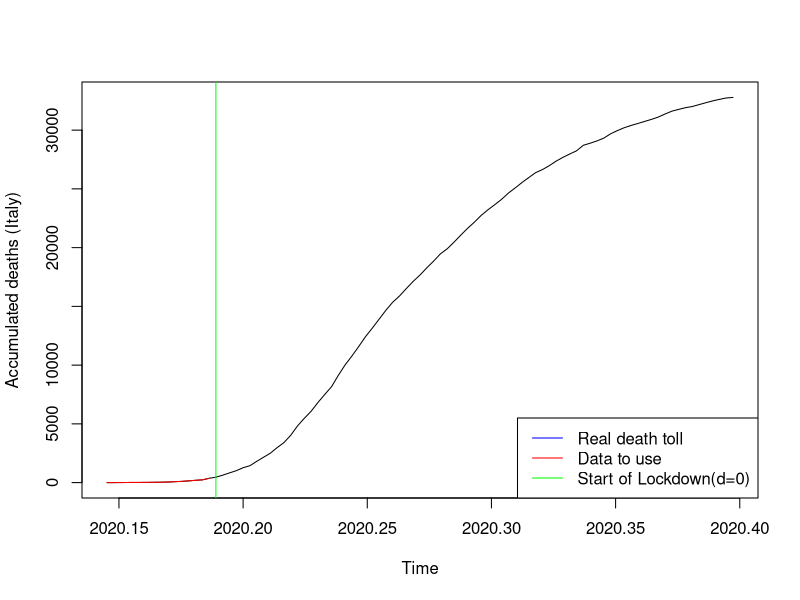
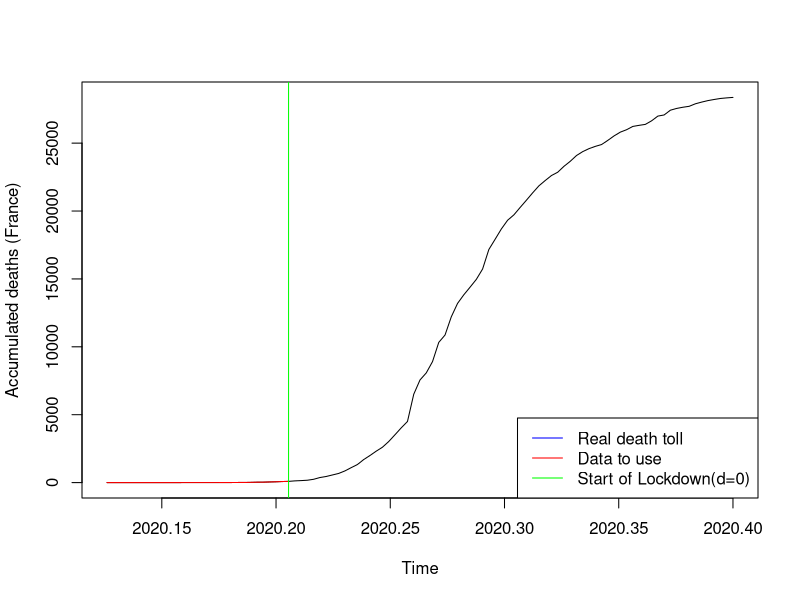
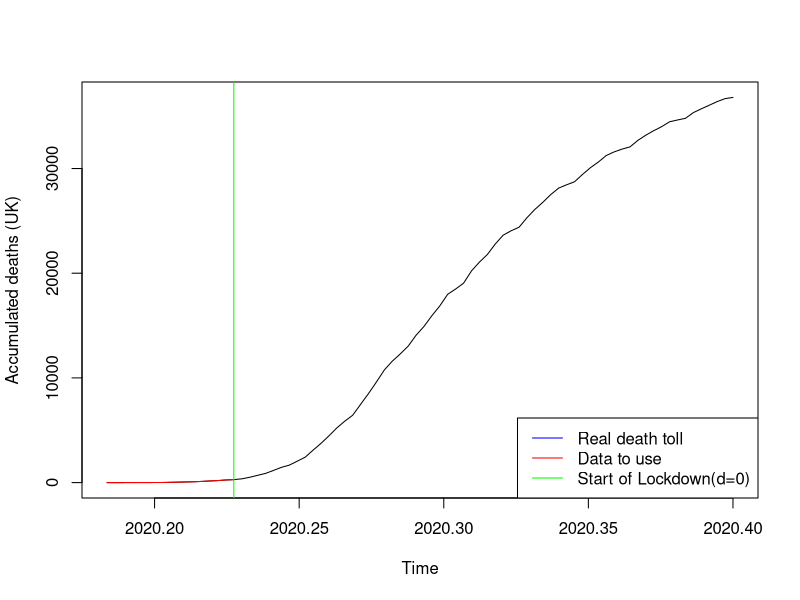
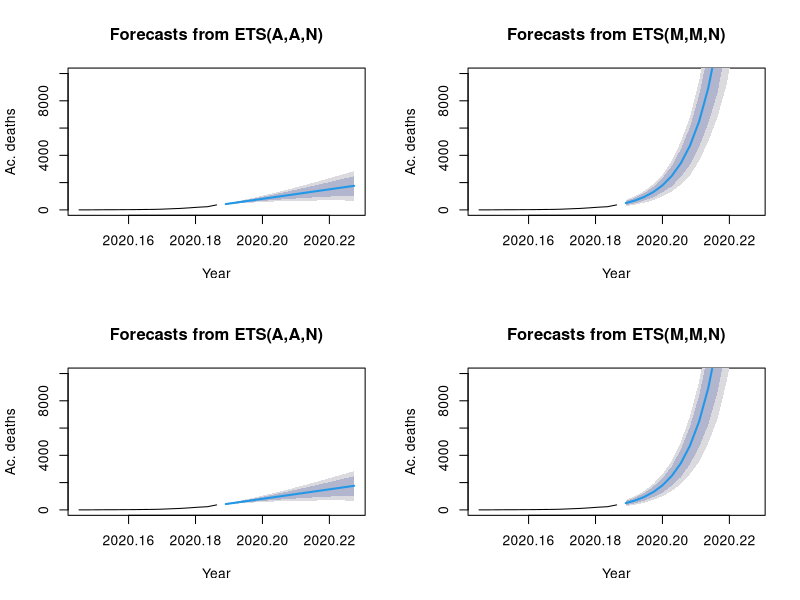
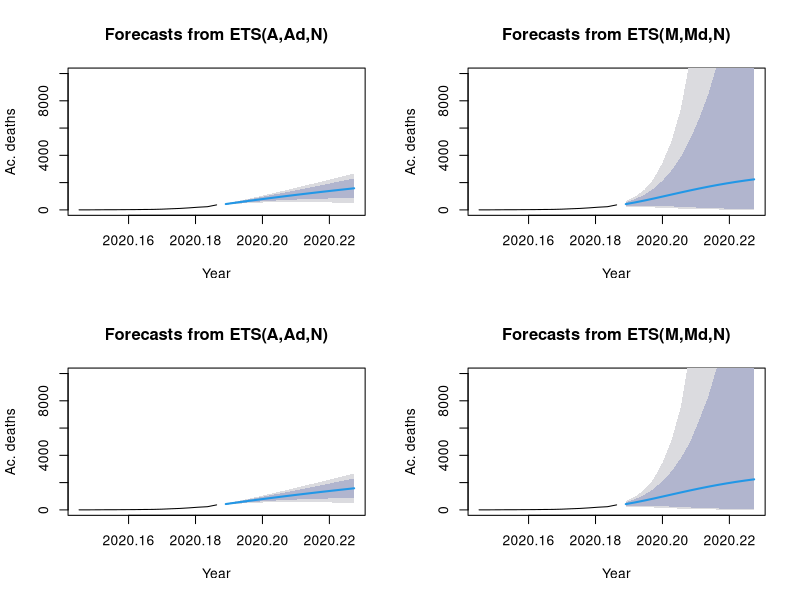
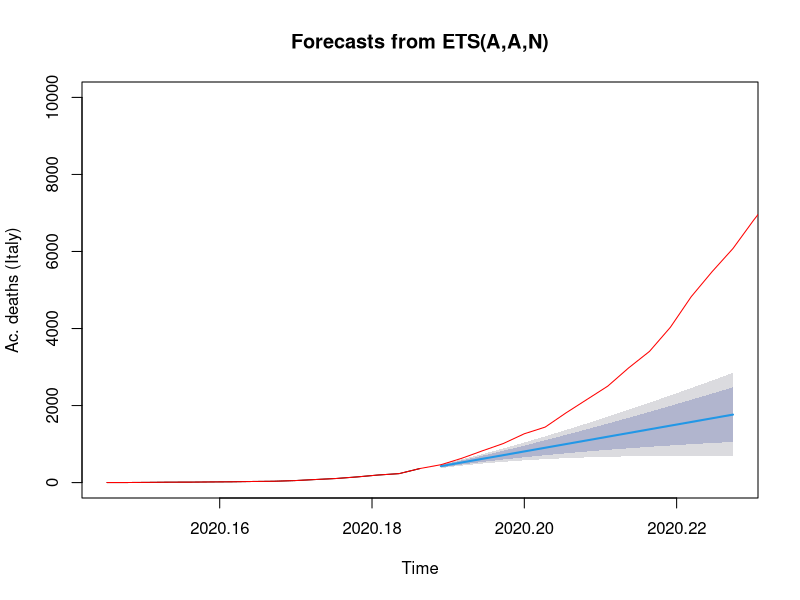
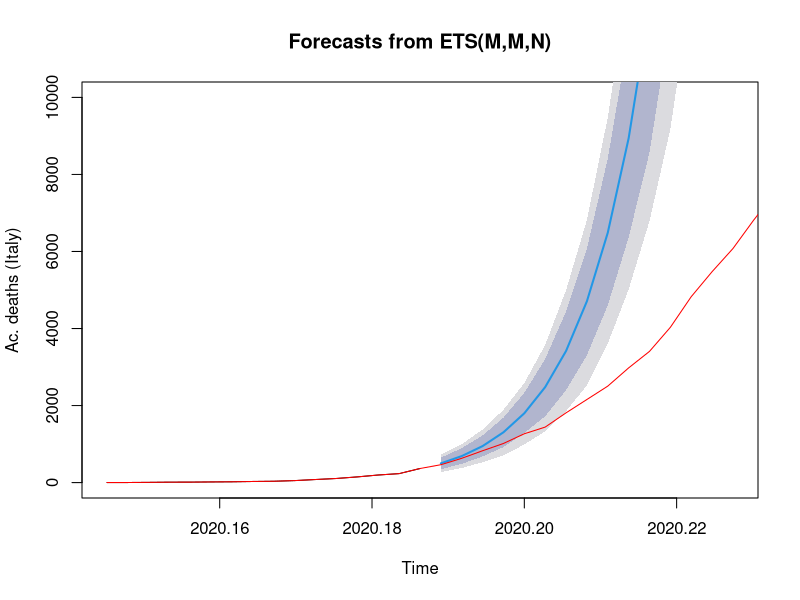
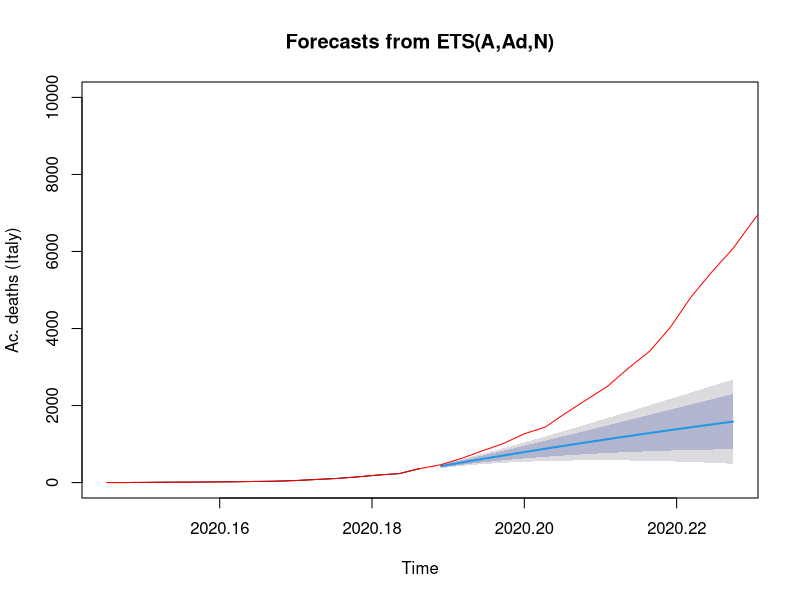

Recreate these plots in R, in order. (Note: a time limit stopped this script after it produced the figures.)
## ---- chunk 1
covid_data <- read.csv("COVID_data_v3.csv", header=TRUE, sep=",")
#ProjectData <- data.matrix(ProjectData) 
#ProjectData_INITIAL <- ProjectData
## ---- chunk 2
t0_IT=2020+53/365 #day of first casualty
P=15 #predicted days
cIT2_0 <- ts((covid_data$Cdeaths_IT[54:69]),start=t0_IT, frequency=365) #t=0 @ day69. +14d #before it was starting at 45
cIT3 <- ts((covid_data$Cdeaths_IT[54:146]),start=t0_IT, frequency=365)

plot(cIT3, xlab="Time", ylab="Accumulated deaths (Italy)")
lines(cIT2_0, col="red")
abline(v=2020+69/365, col="green")
legend("bottomright", legend=c("Real death toll","Data to use", "Start of Lockdown(d=0)"), col=c("blue", "red","green"), lty=1)
## ---- chunk 3
#French Data
t0_FR <- 2020+46/365
cFRA2_0 <- ts(covid_data$Cdeaths_FRA[46:75],start=t0_FR, frequency=365) #t=0 @ day75, March 15th #before it was starting at 45
cFRA3 <- ts(covid_data$Cdeaths_FRA[46:146],start=t0_FR, frequency=365)

plot(cFRA3, xlab="Time", ylab="Accumulated deaths (France)")
lines(cFRA2_0, col="red")
abline(v=2020+75/365, col="green")
legend("bottomright", legend=c("Real death toll","Data to use", "Start of Lockdown(d=0)"), col=c("blue", "red","green"), lty=1)
## ---- chunk 4
#UK Data

t0_UK=2020+67/365
cUK2_0 <- ts(covid_data$Cdeaths_UK[67:83],start=t0_UK, frequency=365) #t=0 @ day83. +0d
cUK3 <- ts(covid_data$Cdeaths_UK[67:146],start=t0_UK, frequency=365)

plot(cUK3, xlab="Time", ylab="Accumulated deaths (UK)")
lines(cUK2_0, col="red")
abline(v=2020+83/365, col="green")
legend("bottomright", legend=c("Real death toll","Data to use", "Start of Lockdown(d=0)"), col=c("blue", "red","green"), lty=1)


## ---- chunk 5
library(forecast)
#Italy
cIT2_0_AAN <- ets(cIT2_0, model="AAN", damped=FALSE)
cIT2_0_AAZ <- ets(cIT2_0, model="AAZ", damped=FALSE)
cIT2_0_MMN <- ets(cIT2_0, model="MMN", damped=FALSE)
cIT2_0_MMZ <- ets(cIT2_0, model="MMZ", damped=FALSE)

cIT2_0_AAND <- ets(cIT2_0, model="AAN", damped=TRUE)
cIT2_0_AAZD <- ets(cIT2_0, model="AAZ", damped=TRUE)
cIT2_0_MMND <- ets(cIT2_0, model="MMN", damped=TRUE)
cIT2_0_MMZD <- ets(cIT2_0, model="MMZ", damped=TRUE)


# Create their prediction "cones" for 360 months (30 years) into the future with quintile confidence intervals
## ---- chunk 6
cIT2_0_AAN_pred <- forecast(cIT2_0_AAN, h=P, level=c(0.8, 0.95))
cIT2_0_AAZ_pred <- forecast(cIT2_0_AAZ, h=P, level=c(0.8, 0.95))
cIT2_0_MMN_pred <- forecast(cIT2_0_MMN, h=P, level=c(0.8, 0.95))
cIT2_0_MMZ_pred <- forecast(cIT2_0_MMZ, h=P, level=c(0.8, 0.95))

cIT2_0_AAND_pred <- forecast(cIT2_0_AAND, h=P, level=c(0.8, 0.95))
cIT2_0_AAZD_pred <- forecast(cIT2_0_AAZD, h=P, level=c(0.8, 0.95))
cIT2_0_MMND_pred <- forecast(cIT2_0_MMND, h=P, level=c(0.8, 0.95))
cIT2_0_MMZD_pred <- forecast(cIT2_0_MMZD, h=P, level=c(0.8, 0.95))
## ---- chunk 7
cIT2_0_tbats <- tbats(cIT2_0)
cIT2_0_tbats_pred <-forecast(cIT2_0_tbats, h=30, level=c(0.8, 0.95))
## ---- chunk 8
cIT2_0_ARIMA <- auto.arima(cIT2_0,seasonal=FALSE)
cIT2_0_ARIMA_pred <- forecast(cIT2_0_ARIMA,P)
## ---- chunk 9
par(mfrow=c(2,2)) # This command sets the plot window to show 1 row of 4 plots
plot(cIT2_0_AAN_pred, xlab="Year", ylab="Ac. deaths", ylim=c(0,10000))
plot(cIT2_0_MMN_pred, xlab="Year", ylab="Ac. deaths", ylim=c(0,10000))
plot(cIT2_0_AAZ_pred, xlab="Year", ylab="Ac. deaths", ylim=c(0,10000))
plot(cIT2_0_MMZ_pred, xlab="Year", ylab="Ac. deaths", ylim=c(0,10000))

par(mfrow=c(2,2)) # This command sets the plot window to show 1 row of 4 plots
plot(cIT2_0_AAND_pred, xlab="Year", ylab="Ac. deaths", ylim=c(0,10000))
plot(cIT2_0_MMND_pred, xlab="Year", ylab="Ac. deaths", ylim=c(0,10000))
plot(cIT2_0_AAZD_pred, xlab="Year", ylab="Ac. deaths", ylim=c(0,10000))
plot(cIT2_0_MMZD_pred, xlab="Year", ylab="Ac. deaths", ylim=c(0,10000))
## ---- chunk 10
par(mfrow=c(1,1)) # This command sets the plot window to show 1 row of 1 plots
plot(cIT2_0_AAN_pred, xlab="Time", ylab="Ac. deaths (Italy)", ylim=c(0,10000))
lines(cIT3, col="red")

par(mfrow=c(1,1)) # This command sets the plot window to show 1 row of 1 plots
plot(cIT2_0_MMN_pred, xlab="Time", ylab="Ac. deaths (Italy)", ylim=c(0,10000))
lines(cIT3, col="red")

par(mfrow=c(1,1)) # This command sets the plot window to show 1 row of 1 plots
plot(cIT2_0_AAND_pred, xlab="Time", ylab="Ac. deaths (Italy)", ylim=c(0,10000))
lines(cIT3, col="red")

par(mfrow=c(1,1)) # This command sets the plot window to show 1 row of 1 plots
plot(cIT2_0_MMND_pred, xlab="Time", ylab="Ac. deaths (Italy)", ylim=c(0,10000))
lines(cIT3, col="red")
## ---- chunk 11
par(mfrow=c(1,1)) # This command sets the plot window to show 1 row of 1 plots
plot(cIT2_0_tbats_pred, xlab="Time", ylab="Ac. deaths (Italy)")
lines(cIT3, col="red")
## ---- chunk 12
par(mfrow=c(1,1)) # This command sets the plot window to show 1 row of 1 plots
plot(cIT2_0_ARIMA_pred, xlab="Time", ylab="Ac. deaths (Italy)")
lines(cIT3, col="red")


## ---- chunk 13
###
### Comparing models -- Time series Cross Validation (Rolling Horizon Holdout)
###

f_AANF  <- function(y, h) forecast(ets(y, model="AAN"), h = h)
errors_AANF <- tsCV(cIT2_0, f_AANF, h=1, window=15)

f_MMNF<- function(y, h) forecast(ets(y, model="MMN"), h = h)
errors_MMNF <- tsCV(cIT2_0, f_MMNF, h=1, window=15)

f_AAND  <- function(y, h) forecast(ets(y, model="AAN", damped=TRUE), h = h)
errors_AAND <- tsCV(cIT2_0, f_AAND, h=1, window=15)

f_MMND  <- function(y, h) forecast(ets(y, model="MMN", damped=TRUE), h = h)
errors_MMND <- tsCV(cIT2_0, f_MMND, h=1, window=15)

f_TBATS  <- function(y, h) forecast(tbats(y), h = h)
errors_TBATS <- tsCV(cIT2_0, f_TBATS, h=1, window=15)

f_ARIMA  <- function(y, h) forecast(auto.arima(y), h = h)
errors_ARIMA <- tsCV(cIT2_0, f_ARIMA, h=1, window=15)


#par(mfrow=c(1,1)) 
#plot(errors_AANF, ylab='tsCV errors')
#abline(0,0)
#lines(errors_MMNF, col="red")
#lines(errors_AAND, col="green")
#lines(errors_MMND, col="blue")
#lines(errors_TBATS, col="grey")
#lines(errors_ARIMA, col="orange")
#legend("left", legend=c("CV_error_AANF", "CV_error_MMNF","CV_error_AAND","CV_error_MMND", "CV_error_TBATS", "CV_error_ARIMA"), #col=c("black", "red", "green", "blue", "grey", "orange"), lty=1:4)
## ---- chunk 14
mean(abs(errors_AANF/cIT2_0), na.rm=TRUE)*100
mean(abs(errors_MMNF/cIT2_0), na.rm=TRUE)*100
mean(abs(errors_AAND/cIT2_0), na.rm=TRUE)*100
mean(abs(errors_MMND/cIT2_0), na.rm=TRUE)*100
mean(abs(errors_TBATS/cIT2_0), na.rm=TRUE)*100
mean(abs(errors_ARIMA/cIT2_0), na.rm=TRUE)*100

## ---- chunk 15
par(mfrow=c(1,1)) # This command sets the plot window to show 1 row of 1 plots
plot(cIT2_0_MMN_pred, xlab="Time", ylab="Ac. deaths (Italy)", ylim=c(0,10000))
lines(cIT3, col="red")
## ---- chunk 16
library(forecast)
#Italy
cFRA2_0_AAN <- ets(cFRA2_0, model="AAN", damped=FALSE)
cFRA2_0_AAZ <- ets(cFRA2_0, model="AAZ", damped=FALSE)
cFRA2_0_MMN <- ets(cFRA2_0, model="MMN", damped=FALSE)
cFRA2_0_MMZ <- ets(cFRA2_0, model="MMZ", damped=FALSE)

cFRA2_0_AAND <- ets(cFRA2_0, model="AAN", damped=TRUE)
cFRA2_0_AAZD <- ets(cFRA2_0, model="AAZ", damped=TRUE)
cFRA2_0_MMND <- ets(cFRA2_0, model="MMN", damped=TRUE)
cFRA2_0_MMZD <- ets(cFRA2_0, model="MMZ", damped=TRUE)


# Create their prediction "cones" for 360 months (30 years) into the future with quintile confidence intervals
cFRA2_0_AAN_pred <- forecast(cFRA2_0_AAN, h=P, level=c(0.8, 0.95))
cFRA2_0_AAZ_pred <- forecast(cFRA2_0_AAZ, h=P, level=c(0.8, 0.95))
cFRA2_0_MMN_pred <- forecast(cFRA2_0_MMN, h=P, level=c(0.8, 0.95))
cFRA2_0_MMZ_pred <- forecast(cFRA2_0_MMZ, h=P, level=c(0.8, 0.95))

cFRA2_0_AAND_pred <- forecast(cFRA2_0_AAND, h=P, level=c(0.8, 0.95))
cFRA2_0_AAZD_pred <- forecast(cFRA2_0_AAZD, h=P, level=c(0.8, 0.95))
cFRA2_0_MMND_pred <- forecast(cFRA2_0_MMND, h=P, level=c(0.8, 0.95))
cFRA2_0_MMZD_pred <- forecast(cFRA2_0_MMZD, h=P, level=c(0.8, 0.95))

cFRA2_0_tbats <- tbats(cFRA2_0)
cFRA2_0_tbats_pred <-forecast(cFRA2_0_tbats, h=30, level=c(0.8, 0.95))

cFRA2_0_ARIMA <- auto.arima(cFRA2_0,seasonal=FALSE)
cFRA2_0_ARIMA_pred <- forecast(cFRA2_0_ARIMA,P)


#par(mfrow=c(1,1)) # This command sets the plot window to show 1 row of 1 plots
#plot(cFRA2_0_AAN_pred, xlab="Time", ylab="Ac. deaths (FR)", ylim=c(0,10000))
#lines(cFRA3, col="red")

#par(mfrow=c(1,1)) # This command sets the plot window to show 1 row of 1 plots
#plot(cFRA2_0_MMN_pred, xlab="Time", ylab="Ac. deaths (FR)", ylim=c(0,10000))
#lines(cFRA3, col="red")

#par(mfrow=c(1,1)) # This command sets the plot window to show 1 row of 1 plots
#plot(cFRA2_0_AAND_pred, xlab="Time", ylab="Ac. deaths (FR)", ylim=c(0,10000))
#lines(cFRA3, col="red")

#par(mfrow=c(1,1)) # This command sets the plot window to show 1 row of 1 plots
#plot(cFRA2_0_MMND_pred, xlab="Time", ylab="Ac. deaths (FR)", ylim=c(0,10000))
#lines(cFRA3, col="red")

#par(mfrow=c(1,1)) # This command sets the plot window to show 1 row of 1 plots
#plot(cFRA2_0_tbats_pred, xlab="Time", ylab="Ac. deaths (FR)")
#lines(cFRA3, col="red")

#par(mfrow=c(1,1)) # This command sets the plot window to show 1 row of 1 plots
#plot(cFRA2_0_ARIMA_pred, xlab="Time", ylab="Ac. deaths (FR)")
#lines(cFRA3, col="red")


## ---- chunk 17
###
### Comparing models -- Time series Cross Validation (Rolling Horizon Holdout)
###

f_AANF  <- function(y, h) forecast(ets(y, model="AAN"), h = h)
errors_AANF <- tsCV(cFRA2_0, f_AANF, h=1, window=15)

f_MMNF<- function(y, h) forecast(ets(y, model="MMN"), h = h)
errors_MMNF <- tsCV(cFRA2_0, f_MMNF, h=1, window=15)

f_AAND  <- function(y, h) forecast(ets(y, model="AAN", damped=TRUE), h = h)
errors_AAND <- tsCV(cFRA2_0, f_AAND, h=1, window=15)

f_MMND  <- function(y, h) forecast(ets(y, model="MMN", damped=TRUE), h = h)
errors_MMND <- tsCV(cFRA2_0, f_MMND, h=1, window=15)

f_TBATS  <- function(y, h) forecast(tbats(y), h = h)
errors_TBATS <- tsCV(cFRA2_0, f_TBATS, h=1, window=15)

f_ARIMA  <- function(y, h) forecast(auto.arima(y), h = h)
errors_ARIMA <- tsCV(cFRA2_0, f_ARIMA, h=1, window=15)


#par(mfrow=c(1,1)) 
#plot(errors_AANF, ylab='tsCV errors')
#abline(0,0)
#lines(errors_MMNF, col="red")
#lines(errors_AAND, col="green")
#lines(errors_MMND, col="blue")
#lines(errors_TBATS, col="grey")
#lines(errors_ARIMA, col="orange")
#legend("left", legend=c("CV_error_AANF", "CV_error_MMNF","CV_error_AAND","CV_error_MMND", "CV_error_TBATS", "CV_error_ARIMA"), #col=c("black", "red", "green", "blue", "grey", "orange"), lty=1:4)
## ---- chunk 18

mean(abs(errors_AANF/cFRA2_0), na.rm=TRUE)*100
mean(abs(errors_MMNF/cFRA2_0), na.rm=TRUE)*100
mean(abs(errors_AAND/cFRA2_0), na.rm=TRUE)*100
mean(abs(errors_MMND/cFRA2_0), na.rm=TRUE)*100
mean(abs(errors_TBATS/cFRA2_0), na.rm=TRUE)*100
mean(abs(errors_ARIMA/cFRA2_0), na.rm=TRUE)*100

## ---- chunk 19
par(mfrow=c(1,1)) # This command sets the plot window to show 1 row of 1 plots
plot(cFRA2_0_tbats_pred, xlab="Time", ylab="Ac. deaths (FR)", ylim=c(0,10000))
lines(cFRA3, col="red")
## ---- chunk 20
library(forecast)
#Italy
cUK2_0_AAN <- ets(cUK2_0, model="AAN", damped=FALSE)
cUK2_0_AAZ <- ets(cUK2_0, model="AAZ", damped=FALSE)
cUK2_0_MMN <- ets(cUK2_0, model="MMN", damped=FALSE)
cUK2_0_MMZ <- ets(cUK2_0, model="MMZ", damped=FALSE)

cUK2_0_AAND <- ets(cUK2_0, model="AAN", damped=TRUE)
cUK2_0_AAZD <- ets(cUK2_0, model="AAZ", damped=TRUE)
cUK2_0_MMND <- ets(cUK2_0, model="MMN", damped=TRUE)
cUK2_0_MMZD <- ets(cUK2_0, model="MMZ", damped=TRUE)


# Create their prediction "cones" for 360 months (30 years) into the future with quintile confidence intervals
cUK2_0_AAN_pred <- forecast(cUK2_0_AAN, h=P, level=c(0.8, 0.95))
cUK2_0_AAZ_pred <- forecast(cUK2_0_AAZ, h=P, level=c(0.8, 0.95))
cUK2_0_MMN_pred <- forecast(cUK2_0_MMN, h=P, level=c(0.8, 0.95))
cUK2_0_MMZ_pred <- forecast(cUK2_0_MMZ, h=P, level=c(0.8, 0.95))

cUK2_0_AAND_pred <- forecast(cUK2_0_AAND, h=P, level=c(0.8, 0.95))
cUK2_0_AAZD_pred <- forecast(cUK2_0_AAZD, h=P, level=c(0.8, 0.95))
cUK2_0_MMND_pred <- forecast(cUK2_0_MMND, h=P, level=c(0.8, 0.95))
cUK2_0_MMZD_pred <- forecast(cUK2_0_MMZD, h=P, level=c(0.8, 0.95))

cUK2_0_tbats <- tbats(cUK2_0)
cUK2_0_tbats_pred <-forecast(cUK2_0_tbats, h=30, level=c(0.8, 0.95))

cUK2_0_ARIMA <- auto.arima(cUK2_0,seasonal=FALSE)
cUK2_0_ARIMA_pred <- forecast(cUK2_0_ARIMA,P)

#par(mfrow=c(2,2)) # This command sets the plot window to show 1 row of 4 plots
#plot(cUK2_0_AAN_pred, xlab="Year", ylab="Ac. deaths", ylim=c(0,10000))
#plot(cUK2_0_MMN_pred, xlab="Year", ylab="Ac. deaths", ylim=c(0,10000))
#plot(cUK2_0_AAZ_pred, xlab="Year", ylab="Ac. deaths", ylim=c(0,10000))
#plot(cUK2_0_MMZ_pred, xlab="Year", ylab="Ac. deaths", ylim=c(0,10000))

#par(mfrow=c(2,2)) # This command sets the plot window to show 1 row of 4 plots
#plot(cUK2_0_AAND_pred, xlab="Year", ylab="Ac. deaths", ylim=c(0,10000))
#plot(cUK2_0_MMND_pred, xlab="Year", ylab="Ac. deaths", ylim=c(0,10000))
#plot(cUK2_0_AAZD_pred, xlab="Year", ylab="Ac. deaths", ylim=c(0,10000))
#plot(cUK2_0_MMZD_pred, xlab="Year", ylab="Ac. deaths", ylim=c(0,10000))

#par(mfrow=c(1,1)) # This command sets the plot window to show 1 row of 1 plots
#plot(cUK2_0_AAN_pred, xlab="Time", ylab="Ac. deaths (UK)", ylim=c(0,10000))
#lines(cUK3, col="red")

#par(mfrow=c(1,1)) # This command sets the plot window to show 1 row of 1 plots
#plot(cUK2_0_MMN_pred, xlab="Time", ylab="Ac. deaths (UK)", ylim=c(0,10000))
#lines(cUK3, col="red")

#par(mfrow=c(1,1)) # This command sets the plot window to show 1 row of 1 plots
#plot(cUK2_0_AAND_pred, xlab="Time", ylab="Ac. deaths (UK)", ylim=c(0,10000))
#lines(cUK3, col="red")

#par(mfrow=c(1,1)) # This command sets the plot window to show 1 row of 1 plots
#plot(cUK2_0_MMND_pred, xlab="Time", ylab="Ac. deaths (UK)", ylim=c(0,10000))
#lines(cUK3, col="red")

#par(mfrow=c(1,1)) # This command sets the plot window to show 1 row of 1 plots
#plot(cUK2_0_tbats_pred, xlab="Time", ylab="Ac. deaths (UK)")
#lines(cUK3, col="red")

#par(mfrow=c(1,1)) # This command sets the plot window to show 1 row of 1 plots
#plot(cUK2_0_ARIMA_pred, xlab="Time", ylab="Ac. deaths (UK)")
#lines(cUK3, col="red")


## ---- chunk 21
###
### Comparing models -- Time series Cross Validation (Rolling Horizon Holdout)
###

f_AANF  <- function(y, h) forecast(ets(y, model="AAN"), h = h)
errors_AANF <- tsCV(cUK2_0, f_AANF, h=1, window=15)

f_MMNF<- function(y, h) forecast(ets(y, model="MMN"), h = h)
errors_MMNF <- tsCV(cUK2_0, f_MMNF, h=1, window=15)

f_AAND  <- function(y, h) forecast(ets(y, model="AAN", damped=TRUE), h = h)
errors_AAND <- tsCV(cUK2_0, f_AAND, h=1, window=15)

f_MMND  <- function(y, h) forecast(ets(y, model="MMN", damped=TRUE), h = h)
errors_MMND <- tsCV(cUK2_0, f_MMND, h=1, window=15)

f_TBATS  <- function(y, h) forecast(tbats(y), h = h)
errors_TBATS <- tsCV(cUK2_0, f_TBATS, h=1, window=15)

f_ARIMA  <- function(y, h) forecast(auto.arima(y), h = h)
errors_ARIMA <- tsCV(cUK2_0, f_ARIMA, h=1, window=15)


#par(mfrow=c(1,1)) 
#plot(errors_AANF, ylab='tsCV errors')
#abline(0,0)
#lines(errors_MMNF, col="red")
#lines(errors_AAND, col="green")
#lines(errors_MMND, col="blue")
#lines(errors_TBATS, col="grey")
#lines(errors_ARIMA, col="orange")
#legend("left", legend=c("CV_error_AANF", "CV_error_MMNF","CV_error_AAND","CV_error_MMND", "CV_error_TBATS", "CV_error_ARIMA"), #col=c("black", "red", "green", "blue", "grey", "orange"), lty=1:4)
## ---- chunk 22

mean(abs(errors_AANF/cUK2_0), na.rm=TRUE)*100
mean(abs(errors_MMNF/cUK2_0), na.rm=TRUE)*100
mean(abs(errors_AAND/cUK2_0), na.rm=TRUE)*100
mean(abs(errors_MMND/cUK2_0), na.rm=TRUE)*100
mean(abs(errors_TBATS/cUK2_0), na.rm=TRUE)*100
mean(abs(errors_ARIMA/cUK2_0), na.rm=TRUE)*100

## ---- chunk 23
par(mfrow=c(1,1)) # This command sets the plot window to show 1 row of 1 plots
plot(cUK2_0_tbats_pred, xlab="Time", ylab="Ac. deaths (UK)", ylim=c(0,10000))
lines(cUK3, col="red")
## ---- chunk 24

library(forecast)

####################
###ITALY ANALYSIS###
####################

#covid_data<-read.csv(file.choose(), header=TRUE, sep=",")

t0=2020+53/365
P=15 #predicted days
#FRA <- ts(covid_data$deaths_IT,start=0, frequency=1)
cIT <- ts(covid_data$Cdeaths_IT,start=0, frequency=1)
cIT_14 <- ts(covid_data$Cdeaths_IT[54:83],start=t0, frequency=365) #t=0 @ day69. +14d #before it was starting at 45
cIT_F <- ts(covid_data$Cdeaths_IT[54:148],start=t0, frequency=365)   # a supprimer 

#plot(cIT_F)
#lines(cIT_14, col="red")

cIT_14_AAN <- ets(cIT_14, model="AAN", damped=FALSE)
cIT_14_AAZ <- ets(cIT_14, model="AAZ", damped=FALSE)
cIT_14_MMN <- ets(cIT_14, model="MMN", damped=FALSE)
cIT_14_MMZ <- ets(cIT_14, model="MMZ", damped=FALSE)

cIT_14_AAND <- ets(cIT_14, model="AAN", damped=TRUE)
cIT_14_AAZD <- ets(cIT_14, model="AAZ", damped=TRUE)
cIT_14_MMND <- ets(cIT_14, model="MMN", damped=TRUE)
cIT_14_MMZD <- ets(cIT_14, model="MMZ", damped=TRUE)

# Create their prediction "cones" for 360 months (30 years) into the future with quintile confidence intervals
cIT_14_AAN_pred <- forecast(cIT_14_AAN, h=30, level=c(0.8, 0.95))
cIT_14_AAZ_pred <- forecast(cIT_14_AAZ, h=30, level=c(0.8, 0.95))
cIT_14_MMN_pred <- forecast(cIT_14_MMN, h=30, level=c(0.8, 0.95))
cIT_14_MMZ_pred <- forecast(cIT_14_MMZ, h=30, level=c(0.8, 0.95))

cIT_14_AAND_pred <- forecast(cIT_14_AAND, h=30, level=c(0.8, 0.95))
cIT_14_AAZD_pred <- forecast(cIT_14_AAZD, h=30, level=c(0.8, 0.95))
cIT_14_MMND_pred <- forecast(cIT_14_MMND, h=30, level=c(0.8, 0.95))
cIT_14_MMZD_pred <- forecast(cIT_14_MMZD, h=30, level=c(0.8, 0.95))

cIT_14_tbats <- tbats(cIT_14)
cIT_14_tbats_pred <-forecast(cIT_14_tbats, h=30, level=c(0.8, 0.95))
par(mfrow=c(1,1))

cIT_14_ARIMA <- auto.arima(cIT_14,seasonal=FALSE)
cIT_14_ARIMA_pred <- forecast(cIT_14_ARIMA,30)

#par(mfrow=c(3,2)) # This command sets the plot window to show 1 row of 4 plots
#plot(cIT_14_AAN_pred, xlab="Year", ylab="Acummulated deaths", ylim=c(0,100000))
#lines(cIT_F, col="red")
#plot(cIT_14_MMN_pred, xlab="Year", ylab="Acummulated deaths", ylim=c(0,100000))
#lines(cIT_F, col="red")
#plot(cIT_14_AAND_pred, xlab="Year", ylab="Acummulated deaths", ylim=c(0,100000))
#lines(cIT_F, col="red")
#plot(cIT_14_MMND_pred, xlab="Year", ylab="Acummulated deaths", ylim=c(0,100000))
#lines(cIT_F, col="red")
#plot(cIT_14_tbats_pred, xlab="Year", ylab="Predicted Electric Rate", ylim=c(0,100000))
#lines(cIT_F, col="red")
#plot(cIT_14_ARIMA_pred, ylim=c(0,100000))
#lines(cIT_F, col="red")

###
### Comparing models -- Time series Cross Validation (Rolling Horizon Holdout)
###

f_AANF  <- function(y, h) forecast(ets(y, model="AAN"), h = h)
errors_AANF <- tsCV(cIT_14, f_AANF, h=1, window=15)

f_MMNF<- function(y, h) forecast(ets(y, model="MMN"), h = h)
errors_MMNF <- tsCV(cIT_14, f_MMNF, h=1, window=15)

f_AAND  <- function(y, h) forecast(ets(y, model="AAN", damped=TRUE), h = h)
errors_AAND <- tsCV(cIT_14, f_AAND, h=1, window=15)

f_MMND  <- function(y, h) forecast(ets(y, model="MMN", damped=TRUE), h = h)
errors_MMND <- tsCV(cIT_14, f_MMND, h=1, window=15)

f_TBATS  <- function(y, h) forecast(tbats(y), h = h)
errors_TBATS <- tsCV(cIT_14, f_TBATS, h=1, window=15)

f_ARIMA  <- function(y, h) forecast(auto.arima(y), h = h)
errors_ARIMA <- tsCV(cIT_14, f_ARIMA, h=1, window=15)


#par(mfrow=c(1,1)) 
#plot(errors_AANF, ylab='tsCV errors')
#abline(0,0)
#lines(errors_MMNF, col="red")
#lines(errors_AAND, col="green")
#lines(errors_MMND, col="blue")
#lines(errors_TBATS, col="grey")
#lines(errors_ARIMA, col="orange")
#legend("left", legend=c("CV_error_AANF", "CV_error_MMNF","CV_error_AAND","CV_error_MMND", "CV_error_TBATS", "CV_error_ARIMA"), col=c("black", "red", "green", "blue", "grey", "orange"), lty=1:4)

#mean(abs(errors_AANF/cIT_14), na.rm=TRUE)*100
#mean(abs(errors_MMNF/cIT_14), na.rm=TRUE)*100
#mean(abs(errors_AAND/cIT_14), na.rm=TRUE)*100
#mean(abs(errors_MMND/cIT_14), na.rm=TRUE)*100
#mean(abs(errors_TBATS/cIT_14), na.rm=TRUE)*100
#mean(abs(errors_ARIMA/cIT_14), na.rm=TRUE)*100
## ---- chunk 25

# Print the mean and confidence intervals for the MMZ model
# cIT_14_MMND_pred

# Export the results out
write.csv(cIT_14_MMND_pred, file = "IT no lockdown+14d (MMND) .csv") # export the selected model's predictions into a CSV file

plot(cIT_14_MMND_pred, xlab="Year", ylab="Italy Acummulated deaths", ylim=c(0,250000))
lines(cIT_F, col="red")
abline(v=2020+69/365, col="green")
legend("left", legend=c("Best fitted model","Real death toll", "Start of Lockdown"), col=c("blue", "red","green"), lty=1)


## ---- chunk 26
#####################
###France ANALYSIS###
####################


t0=2020+53/365
#P=15 #predicted days, à supprimer? 
#cFRA <- ts(covid_data$Cdeaths_IT,start=0, frequency=1)
cFRA_14 <- ts(covid_data$Cdeaths_IT[58:89],start=t0, frequency=365) #t=0 @ day75. +14d 
cFRA_F <- ts(covid_data$Cdeaths_IT[58:148],start=t0, frequency=365)   # a supprimer?

#plot(cFRA_F)
#lines(cFRA_14, col="red")

cFRA_14_AAN <- ets(cFRA_14, model="AAN", damped=FALSE)
cFRA_14_AAZ <- ets(cFRA_14, model="AAZ", damped=FALSE)
cFRA_14_MMN <- ets(cFRA_14, model="MMN", damped=FALSE)
cFRA_14_MMZ <- ets(cFRA_14, model="MMZ", damped=FALSE)

cFRA_14_AAND <- ets(cFRA_14, model="AAN", damped=TRUE)
cFRA_14_AAZD <- ets(cFRA_14, model="AAZ", damped=TRUE)
cFRA_14_MMND <- ets(cFRA_14, model="MMN", damped=TRUE)
cFRA_14_MMZD <- ets(cFRA_14, model="MMZ", damped=TRUE)

# Create their prediction "cones" for 360 months (30 years) into the future with quintile confidence intervals
cFRA_14_AAN_pred <- forecast(cFRA_14_AAN, h=30, level=c(0.8, 0.95))
cFRA_14_AAZ_pred <- forecast(cFRA_14_AAZ, h=30, level=c(0.8, 0.95))
cFRA_14_MMN_pred <- forecast(cFRA_14_MMN, h=30, level=c(0.8, 0.95))
cFRA_14_MMZ_pred <- forecast(cFRA_14_MMZ, h=30, level=c(0.8, 0.95))

cFRA_14_AAND_pred <- forecast(cFRA_14_AAND, h=30, level=c(0.8, 0.95))
cFRA_14_AAZD_pred <- forecast(cFRA_14_AAZD, h=30, level=c(0.8, 0.95))
cFRA_14_MMND_pred <- forecast(cFRA_14_MMND, h=30, level=c(0.8, 0.95))
cFRA_14_MMZD_pred <- forecast(cFRA_14_MMZD, h=30, level=c(0.8, 0.95))

cFRA_14_tbats <- tbats(cFRA_14)
cFRA_14_tbats_pred <-forecast(cFRA_14_tbats, h=30, level=c(0.8, 0.95))
par(mfrow=c(1,1))
#plot(cFRA_14_tbats_pred, xlab="Year", ylab="Predicted Electric Rate")
#lines(cFRA_F, col="red")

cFRA_14_ARIMA <- auto.arima(cFRA_14,seasonal=FALSE)
cFRA_14_ARIMA_pred <- forecast(cFRA_14_ARIMA,30)
#plot(cFRA_14_ARIMA_pred)
#lines(cFRA_F, col="red")

#par(mfrow=c(3,2)) # This command sets the plot window to show 1 row of 4 plots
#plot(cFRA_14_AAN_pred, xlab="Year", ylab="Acummulated deaths", ylim=c(0,100000))
#lines(cFRA_F, col="red")
#plot(cFRA_14_MMN_pred, xlab="Year", ylab="Acummulated deaths", ylim=c(0,100000))
#lines(cFRA_F, col="red")
#plot(cFRA_14_AAND_pred, xlab="Year", ylab="Acummulated deaths", ylim=c(0,100000))
#lines(cFRA_F, col="red")
#plot(cFRA_14_MMND_pred, xlab="Year", ylab="Acummulated deaths", ylim=c(0,100000))
#lines(cFRA_F, col="red")
#plot(cFRA_14_tbats_pred, xlab="Year", ylab="Predicted Electric Rate", ylim=c(0,100000))
#lines(cFRA_F, col="red")
#plot(cFRA_14_ARIMA_pred, ylim=c(0,100000))
#lines(cFRA_F, col="red")

###
### Comparing models -- Time series Cross Validation (Rolling Horizon Holdout)
###

f_AANF  <- function(y, h) forecast(ets(y, model="AAN"), h = h)
errors_AANF <- tsCV(cFRA_14, f_AANF, h=1, window=10)

f_MMNF<- function(y, h) forecast(ets(y, model="MMN"), h = h)
errors_MMNF <- tsCV(cFRA_14, f_MMNF, h=1, window=10)

f_AAND  <- function(y, h) forecast(ets(y, model="AAN", damped=TRUE), h = h)
errors_AAND <- tsCV(cFRA_14, f_AAND, h=1, window=10)

f_MMND  <- function(y, h) forecast(ets(y, model="MMN", damped=TRUE), h = h)
errors_MMND <- tsCV(cFRA_14, f_MMND, h=1, window=10)

f_TBATS  <- function(y, h) forecast(tbats(y), h = h)
errors_TBATS <- tsCV(cFRA_14, f_TBATS, h=1, window=10)

f_ARIMA  <- function(y, h) forecast(auto.arima(y), h = h)
errors_ARIMA <- tsCV(cFRA_14, f_ARIMA, h=1, window=10)


#par(mfrow=c(1,1)) 
#plot(errors_AANF, ylab='tsCV errors')
#abline(0,0)
#lines(errors_MMNF, col="red")
#lines(errors_AAND, col="green")
#lines(errors_MMND, col="blue")
#lines(errors_TBATS, col="grey")
#lines(errors_ARIMA, col="orange")
#legend("left", legend=c("CV_error_AANF", "CV_error_MMNF","CV_error_AAND","CV_error_MMND", "CV_error_TBATS", "CV_error_ARIMA"), col=c("black", "red", "green", "blue", "grey", "orange"), lty=1:4)

#mean(abs(errors_AANF/cFRA_14), na.rm=TRUE)*100
#mean(abs(errors_MMNF/cFRA_14), na.rm=TRUE)*100
#mean(abs(errors_AAND/cFRA_14), na.rm=TRUE)*100
#mean(abs(errors_MMND/cFRA_14), na.rm=TRUE)*100
#mean(abs(errors_TBATS/cFRA_14), na.rm=TRUE)*100
#mean(abs(errors_ARIMA/cFRA_14), na.rm=TRUE)*100

## ---- chunk 27


# Print the mean and confidence intervals for the MMZ model
# cFRA_14_tbats_pred

# Export the results out
write.csv(cFRA_14_tbats_pred, file = "FRA no lockdown+14d (MMND) .csv") # export the selected model's predictions into a CSV file

plot(cFRA_14_tbats_pred, xlab="Year", ylab="France Acummulated deaths", ylim=c(0,250000))
lines(cFRA_F, col="red")
abline(v=2020+69/365, col="green")
legend("left", legend=c("Best fitted model","Real death toll", "Start of Lockdown"), col=c("blue", "red","green"), lty=1)



## ---- chunk 28
#######################
#####UK Analysis#######
#######################


t0=2020+53/365
#P=15 #predicted days, à supprimer? 
#cUK <- ts(covid_data$Cdeaths_IT,start=0, frequency=1)
cUK_14 <- ts(covid_data$Cdeaths_IT[68:98],start=t0, frequency=365) #t=0 @ day84. +14d 
cUK_F <- ts(covid_data$Cdeaths_IT[68:148],start=t0, frequency=365)   # a supprimer?

#plot(cUK_F)
#lines(cUK_14, col="red")

cUK_14_AAN <- ets(cUK_14, model="AAN", damped=FALSE)
cUK_14_AAZ <- ets(cUK_14, model="AAZ", damped=FALSE)
cUK_14_MMN <- ets(cUK_14, model="MMN", damped=FALSE)
cUK_14_MMZ <- ets(cUK_14, model="MMZ", damped=FALSE)

cUK_14_AAND <- ets(cUK_14, model="AAN", damped=TRUE)
cUK_14_AAZD <- ets(cUK_14, model="AAZ", damped=TRUE)
cUK_14_MMND <- ets(cUK_14, model="MMN", damped=TRUE)
cUK_14_MMZD <- ets(cUK_14, model="MMZ", damped=TRUE)

# Create their prediction "cones" for 360 months (30 years) into the future with quintile confidence intervals
cUK_14_AAN_pred <- forecast(cUK_14_AAN, h=30, level=c(0.8, 0.95))
cUK_14_AAZ_pred <- forecast(cUK_14_AAZ, h=30, level=c(0.8, 0.95))
cUK_14_MMN_pred <- forecast(cUK_14_MMN, h=30, level=c(0.8, 0.95))
cUK_14_MMZ_pred <- forecast(cUK_14_MMZ, h=30, level=c(0.8, 0.95))

cUK_14_AAND_pred <- forecast(cUK_14_AAND, h=30, level=c(0.8, 0.95))
cUK_14_AAZD_pred <- forecast(cUK_14_AAZD, h=30, level=c(0.8, 0.95))
cUK_14_MMND_pred <- forecast(cUK_14_MMND, h=30, level=c(0.8, 0.95))
cUK_14_MMZD_pred <- forecast(cUK_14_MMZD, h=30, level=c(0.8, 0.95))

cUK_14_tbats <- tbats(cUK_14)
cUK_14_tbats_pred <-forecast(cUK_14_tbats, h=30, level=c(0.8, 0.95))


cUK_14_ARIMA <- auto.arima(cUK_14,seasonal=FALSE)
cUK_14_ARIMA_pred <- forecast(cUK_14_ARIMA,30)


#par(mfrow=c(3,2)) # This command sets the plot window to show 1 row of 4 plots
#plot(cUK_14_AAN_pred, xlab="Year", ylab="Acummulated deaths", ylim=c(0,100000))
#lines(cUK_F, col="red")
#plot(cUK_14_MMN_pred, xlab="Year", ylab="Acummulated deaths", ylim=c(0,100000))
#lines(cUK_F, col="red")
#plot(cUK_14_AAND_pred, xlab="Year", ylab="Acummulated deaths", ylim=c(0,100000))
#lines(cUK_F, col="red")
#plot(cUK_14_MMND_pred, xlab="Year", ylab="Acummulated deaths", ylim=c(0,100000))
#lines(cUK_F, col="red")
#plot(cUK_14_tbats_pred, xlab="Year", ylab="Predicted Electric Rate", ylim=c(0,100000))
#lines(cUK_F, col="red")
#plot(cUK_14_ARIMA_pred, ylim=c(0,100000))
#lines(cUK_F, col="red")

###
### Comparing models -- Time series Cross Validation (Rolling Horizon Holdout)
###

f_AANF  <- function(y, h) forecast(ets(y, model="AAN"), h = h)
errors_AANF <- tsCV(cUK_14, f_AANF, h=1, window=10)

f_MMNF<- function(y, h) forecast(ets(y, model="MMN"), h = h)
errors_MMNF <- tsCV(cUK_14, f_MMNF, h=1, window=10)

f_AAND  <- function(y, h) forecast(ets(y, model="AAN", damped=TRUE), h = h)
errors_AAND <- tsCV(cUK_14, f_AAND, h=1, window=10)

f_MMND  <- function(y, h) forecast(ets(y, model="MMN", damped=TRUE), h = h)
errors_MMND <- tsCV(cUK_14, f_MMND, h=1, window=10)

f_TBATS  <- function(y, h) forecast(tbats(y), h = h)
errors_TBATS <- tsCV(cUK_14, f_TBATS, h=1, window=10)

f_ARIMA  <- function(y, h) forecast(auto.arima(y), h = h)
errors_ARIMA <- tsCV(cUK_14, f_ARIMA, h=1, window=10)


#par(mfrow=c(1,1)) 
#plot(errors_AANF, ylab='tsCV errors')
#abline(0,0)
#lines(errors_MMNF, col="red")
#lines(errors_AAND, col="green")
#lines(errors_MMND, col="blue")
#lines(errors_TBATS, col="grey")
#lines(errors_ARIMA, col="orange")
#legend("left", legend=c("CV_error_AANF", "CV_error_MMNF","CV_error_AAND","CV_error_MMND", "CV_error_TBATS", "CV_error_ARIMA"), col=c("black", "red", "green", "blue", "grey", "orange"), lty=1:4)

#mean(abs(errors_AANF/cUK_14), na.rm=TRUE)*100
#mean(abs(errors_MMNF/cUK_14), na.rm=TRUE)*100
#mean(abs(errors_AAND/cUK_14), na.rm=TRUE)*100
#mean(abs(errors_MMND/cUK_14), na.rm=TRUE)*100
#mean(abs(errors_TBATS/cUK_14), na.rm=TRUE)*100
#mean(abs(errors_ARIMA/cUK_14), na.rm=TRUE)*100

## ---- chunk 29


# Print the mean and confidence intervals for the MMZ model
# cUK_14_ARIMA_pred

# Export the results out
write.csv(cUK_14_ARIMA_pred, file = "UK no lockdown+14d (MMND) .csv") # export the selected model's predictions into a CSV file

plot(cUK_14_ARIMA_pred, xlab="Year", ylab="UK Acummulated deaths", ylim=c(0,250000))
lines(cUK_F, col="red")
abline(v=2020+69/365, col="green")
legend("left", legend=c("Best fitted model","Real death toll", "Start of Lockdown"), col=c("blue", "red","green"), lty=1)

## ---- chunk 30

library(forecast)

####################
###ITALY ANALYSIS###
####################

#covid_data<-read.csv(file.choose(), header=TRUE, sep=",")

t0=2020+53/365
P=15 #predicted days
#FRA <- ts(covid_data$deaths_IT,start=0, frequency=1)
cIT <- ts(covid_data$Cdeaths_IT,start=0, frequency=1)
cIT_28 <- ts(covid_data$Cdeaths_IT[54:97],start=t0, frequency=365) #t=0 @ day69. +28d #before it was starting at 45
cIT_F <- ts(covid_data$Cdeaths_IT[54:288],start=t0, frequency=365)   # a supprimer 

#plot(cIT_F)
#lines(cIT_28, col="red")

cIT_28_AAN <- ets(cIT_28, model="AAN", damped=FALSE)
cIT_28_AAZ <- ets(cIT_28, model="AAZ", damped=FALSE)
cIT_28_MMN <- ets(cIT_28, model="MMN", damped=FALSE)
cIT_28_MMZ <- ets(cIT_28, model="MMZ", damped=FALSE)

cIT_28_AAND <- ets(cIT_28, model="AAN", damped=TRUE)
cIT_28_AAZD <- ets(cIT_28, model="AAZ", damped=TRUE)
cIT_28_MMND <- ets(cIT_28, model="MMN", damped=TRUE)
cIT_28_MMZD <- ets(cIT_28, model="MMZ", damped=TRUE)

# Create their prediction "cones" for 360 months (30 years) into the future with quintile confidence intervals
cIT_28_AAN_pred <- forecast(cIT_28_AAN, h=30, level=c(0.8, 0.95))
cIT_28_AAZ_pred <- forecast(cIT_28_AAZ, h=30, level=c(0.8, 0.95))
cIT_28_MMN_pred <- forecast(cIT_28_MMN, h=30, level=c(0.8, 0.95))
cIT_28_MMZ_pred <- forecast(cIT_28_MMZ, h=30, level=c(0.8, 0.95))

cIT_28_AAND_pred <- forecast(cIT_28_AAND, h=30, level=c(0.8, 0.95))
cIT_28_AAZD_pred <- forecast(cIT_28_AAZD, h=30, level=c(0.8, 0.95))
cIT_28_MMND_pred <- forecast(cIT_28_MMND, h=30, level=c(0.8, 0.95))
cIT_28_MMZD_pred <- forecast(cIT_28_MMZD, h=30, level=c(0.8, 0.95))

cIT_28_tbats <- tbats(cIT_28)
cIT_28_tbats_pred <-forecast(cIT_28_tbats, h=30, level=c(0.8, 0.95))
par(mfrow=c(1,1))

cIT_28_ARIMA <- auto.arima(cIT_28,seasonal=FALSE)
cIT_28_ARIMA_pred <- forecast(cIT_28_ARIMA,30)

#par(mfrow=c(3,2)) # This command sets the plot window to show 1 row of 4 plots
#plot(cIT_28_AAN_pred, xlab="Year", ylab="Acummulated deaths", ylim=c(0,100000))
#lines(cIT_F, col="red")
#plot(cIT_28_MMN_pred, xlab="Year", ylab="Acummulated deaths", ylim=c(0,100000))
#lines(cIT_F, col="red")
#plot(cIT_28_AAND_pred, xlab="Year", ylab="Acummulated deaths", ylim=c(0,100000))
#lines(cIT_F, col="red")
#plot(cIT_28_MMND_pred, xlab="Year", ylab="Acummulated deaths", ylim=c(0,100000))
#lines(cIT_F, col="red")
#plot(cIT_28_tbats_pred, xlab="Year", ylab="Predicted Electric Rate", ylim=c(0,100000))
#lines(cIT_F, col="red")
#plot(cIT_28_ARIMA_pred, ylim=c(0,100000))
#lines(cIT_F, col="red")

###
### Comparing models -- Time series Cross Validation (Rolling Horizon Holdout)
###

f_AANF  <- function(y, h) forecast(ets(y, model="AAN"), h = h)
errors_AANF <- tsCV(cIT_28, f_AANF, h=1, window=15)

f_MMNF<- function(y, h) forecast(ets(y, model="MMN"), h = h)
errors_MMNF <- tsCV(cIT_28, f_MMNF, h=1, window=15)

f_AAND  <- function(y, h) forecast(ets(y, model="AAN", damped=TRUE), h = h)
errors_AAND <- tsCV(cIT_28, f_AAND, h=1, window=15)

f_MMND  <- function(y, h) forecast(ets(y, model="MMN", damped=TRUE), h = h)
errors_MMND <- tsCV(cIT_28, f_MMND, h=1, window=15)

f_TBATS  <- function(y, h) forecast(tbats(y), h = h)
errors_TBATS <- tsCV(cIT_28, f_TBATS, h=1, window=15)

f_ARIMA  <- function(y, h) forecast(auto.arima(y), h = h)
errors_ARIMA <- tsCV(cIT_28, f_ARIMA, h=1, window=15)


#par(mfrow=c(1,1)) 
#plot(errors_AANF, ylab='tsCV errors')
#abline(0,0)
#lines(errors_MMNF, col="red")
#lines(errors_AAND, col="green")
#lines(errors_MMND, col="blue")
#lines(errors_TBATS, col="grey")
#lines(errors_ARIMA, col="orange")
#legend("left", legend=c("CV_error_AANF", "CV_error_MMNF","CV_error_AAND","CV_error_MMND", "CV_error_TBATS", "CV_error_ARIMA"), col=c("black", "red", "green", "blue", "grey", "orange"), lty=1:4)

#mean(abs(errors_AANF/cIT_28), na.rm=TRUE)*100
#mean(abs(errors_MMNF/cIT_28), na.rm=TRUE)*100
#mean(abs(errors_AAND/cIT_28), na.rm=TRUE)*100
#mean(abs(errors_MMND/cIT_28), na.rm=TRUE)*100
#mean(abs(errors_TBATS/cIT_28), na.rm=TRUE)*100
#mean(abs(errors_ARIMA/cIT_28), na.rm=TRUE)*100
## ---- chunk 31

# Print the mean and confidence intervals for the MMZ model
# cIT_28_MMND_pred

# Export the results out
write.csv(cIT_28_MMND_pred, file = "IT no lockdown+28d (MMND) .csv") # export the selected model's predictions into a CSV file

plot(cIT_28_MMND_pred, xlab="Year", ylab="Italy Acummulated deaths", ylim=c(0,250000))
lines(cIT_F, col="red")
abline(v=2020+69/365, col="green")
legend("left", legend=c("Best fitted model","Real death toll", "Start of Lockdown"), col=c("blue", "red","green"), lty=1)


## ---- chunk 32
#####################
###France ANALYSIS###
####################


t0=2020+53/365
#P=15 #predicted days, à supprimer? 
#cFRA <- ts(covid_data$Cdeaths_IT,start=0, frequency=1)
cFRA_28 <- ts(covid_data$Cdeaths_IT[58:103],start=t0, frequency=365) #t=0 @ day75. +28d 
cFRA_F <- ts(covid_data$Cdeaths_IT[58:288],start=t0, frequency=365)   # a supprimer?

#plot(cFRA_F)
#lines(cFRA_28, col="red")

cFRA_28_AAN <- ets(cFRA_28, model="AAN", damped=FALSE)
cFRA_28_AAZ <- ets(cFRA_28, model="AAZ", damped=FALSE)
cFRA_28_MMN <- ets(cFRA_28, model="MMN", damped=FALSE)
cFRA_28_MMZ <- ets(cFRA_28, model="MMZ", damped=FALSE)

cFRA_28_AAND <- ets(cFRA_28, model="AAN", damped=TRUE)
cFRA_28_AAZD <- ets(cFRA_28, model="AAZ", damped=TRUE)
cFRA_28_MMND <- ets(cFRA_28, model="MMN", damped=TRUE)
cFRA_28_MMZD <- ets(cFRA_28, model="MMZ", damped=TRUE)

# Create their prediction "cones" for 360 months (30 years) into the future with quintile confidence intervals
cFRA_28_AAN_pred <- forecast(cFRA_28_AAN, h=30, level=c(0.8, 0.95))
cFRA_28_AAZ_pred <- forecast(cFRA_28_AAZ, h=30, level=c(0.8, 0.95))
cFRA_28_MMN_pred <- forecast(cFRA_28_MMN, h=30, level=c(0.8, 0.95))
cFRA_28_MMZ_pred <- forecast(cFRA_28_MMZ, h=30, level=c(0.8, 0.95))

cFRA_28_AAND_pred <- forecast(cFRA_28_AAND, h=30, level=c(0.8, 0.95))
cFRA_28_AAZD_pred <- forecast(cFRA_28_AAZD, h=30, level=c(0.8, 0.95))
cFRA_28_MMND_pred <- forecast(cFRA_28_MMND, h=30, level=c(0.8, 0.95))
cFRA_28_MMZD_pred <- forecast(cFRA_28_MMZD, h=30, level=c(0.8, 0.95))

cFRA_28_tbats <- tbats(cFRA_28)
cFRA_28_tbats_pred <-forecast(cFRA_28_tbats, h=30, level=c(0.8, 0.95))
par(mfrow=c(1,1))
#plot(cFRA_28_tbats_pred, xlab="Year", ylab="Predicted Electric Rate")
#lines(cFRA_F, col="red")

cFRA_28_ARIMA <- auto.arima(cFRA_28,seasonal=FALSE)
cFRA_28_ARIMA_pred <- forecast(cFRA_28_ARIMA,30)
#plot(cFRA_28_ARIMA_pred)
#lines(cFRA_F, col="red")

#par(mfrow=c(3,2)) # This command sets the plot window to show 1 row of 4 plots
#plot(cFRA_28_AAN_pred, xlab="Year", ylab="Acummulated deaths", ylim=c(0,100000))
#lines(cFRA_F, col="red")
#plot(cFRA_28_MMN_pred, xlab="Year", ylab="Acummulated deaths", ylim=c(0,100000))
#lines(cFRA_F, col="red")
#plot(cFRA_28_AAND_pred, xlab="Year", ylab="Acummulated deaths", ylim=c(0,100000))
#lines(cFRA_F, col="red")
#plot(cFRA_28_MMND_pred, xlab="Year", ylab="Acummulated deaths", ylim=c(0,100000))
#lines(cFRA_F, col="red")
#plot(cFRA_28_tbats_pred, xlab="Year", ylab="Predicted Electric Rate", ylim=c(0,100000))
#lines(cFRA_F, col="red")
#plot(cFRA_28_ARIMA_pred, ylim=c(0,100000))
#lines(cFRA_F, col="red")

###
### Comparing models -- Time series Cross Validation (Rolling Horizon Holdout)
###

f_AANF  <- function(y, h) forecast(ets(y, model="AAN"), h = h)
errors_AANF <- tsCV(cFRA_28, f_AANF, h=1, window=10)

f_MMNF<- function(y, h) forecast(ets(y, model="MMN"), h = h)
errors_MMNF <- tsCV(cFRA_28, f_MMNF, h=1, window=10)

f_AAND  <- function(y, h) forecast(ets(y, model="AAN", damped=TRUE), h = h)
errors_AAND <- tsCV(cFRA_28, f_AAND, h=1, window=10)

f_MMND  <- function(y, h) forecast(ets(y, model="MMN", damped=TRUE), h = h)
errors_MMND <- tsCV(cFRA_28, f_MMND, h=1, window=10)

f_TBATS  <- function(y, h) forecast(tbats(y), h = h)
errors_TBATS <- tsCV(cFRA_28, f_TBATS, h=1, window=10)

f_ARIMA  <- function(y, h) forecast(auto.arima(y), h = h)
errors_ARIMA <- tsCV(cFRA_28, f_ARIMA, h=1, window=10)


#par(mfrow=c(1,1)) 
#plot(errors_AANF, ylab='tsCV errors')
#abline(0,0)
#lines(errors_MMNF, col="red")
#lines(errors_AAND, col="green")
#lines(errors_MMND, col="blue")
#lines(errors_TBATS, col="grey")
#lines(errors_ARIMA, col="orange")
#legend("left", legend=c("CV_error_AANF", "CV_error_MMNF","CV_error_AAND","CV_error_MMND", "CV_error_TBATS", "CV_error_ARIMA"), col=c("black", "red", "green", "blue", "grey", "orange"), lty=1:4)

#mean(abs(errors_AANF/cFRA_28), na.rm=TRUE)*100
#mean(abs(errors_MMNF/cFRA_28), na.rm=TRUE)*100
#mean(abs(errors_AAND/cFRA_28), na.rm=TRUE)*100
#mean(abs(errors_MMND/cFRA_28), na.rm=TRUE)*100
#mean(abs(errors_TBATS/cFRA_28), na.rm=TRUE)*100
#mean(abs(errors_ARIMA/cFRA_28), na.rm=TRUE)*100

## ---- chunk 33


# Print the mean and confidence intervals for the MMZ model
# cFRA_28_ARIMA_pred

# Export the results out
write.csv(cFRA_28_ARIMA_pred, file = "FRA no lockdown+28d (ARIMA) .csv") # export the selected model's predictions into a CSV file

plot(cFRA_28_ARIMA_pred, xlab="Year", ylab="France Acummulated deaths", ylim=c(0,250000))
lines(cFRA_F, col="red")
abline(v=2020+69/365, col="green")
legend("left", legend=c("Best fitted model","Real death toll", "Start of Lockdown"), col=c("blue", "red","green"), lty=1)



## ---- chunk 34
#######################
#####UK Analysis#######
#######################


t0=2020+53/365
#P=15 #predicted days, à supprimer? 
#cUK <- ts(covid_data$Cdeaths_IT,start=0, frequency=1)
cUK_28 <- ts(covid_data$Cdeaths_IT[68:112],start=t0, frequency=365) #t=0 @ day84. +28d 
cUK_F <- ts(covid_data$Cdeaths_IT[68:288],start=t0, frequency=365)   # a supprimer?

#plot(cUK_F)
#lines(cUK_28, col="red")

cUK_28_AAN <- ets(cUK_28, model="AAN", damped=FALSE)
cUK_28_AAZ <- ets(cUK_28, model="AAZ", damped=FALSE)
cUK_28_MMN <- ets(cUK_28, model="MMN", damped=FALSE)
cUK_28_MMZ <- ets(cUK_28, model="MMZ", damped=FALSE)

cUK_28_AAND <- ets(cUK_28, model="AAN", damped=TRUE)
cUK_28_AAZD <- ets(cUK_28, model="AAZ", damped=TRUE)
cUK_28_MMND <- ets(cUK_28, model="MMN", damped=TRUE)
cUK_28_MMZD <- ets(cUK_28, model="MMZ", damped=TRUE)

# Create their prediction "cones" for 360 months (30 years) into the future with quintile confidence intervals
cUK_28_AAN_pred <- forecast(cUK_28_AAN, h=30, level=c(0.8, 0.95))
cUK_28_AAZ_pred <- forecast(cUK_28_AAZ, h=30, level=c(0.8, 0.95))
cUK_28_MMN_pred <- forecast(cUK_28_MMN, h=30, level=c(0.8, 0.95))
cUK_28_MMZ_pred <- forecast(cUK_28_MMZ, h=30, level=c(0.8, 0.95))

cUK_28_AAND_pred <- forecast(cUK_28_AAND, h=30, level=c(0.8, 0.95))
cUK_28_AAZD_pred <- forecast(cUK_28_AAZD, h=30, level=c(0.8, 0.95))
cUK_28_MMND_pred <- forecast(cUK_28_MMND, h=30, level=c(0.8, 0.95))
cUK_28_MMZD_pred <- forecast(cUK_28_MMZD, h=30, level=c(0.8, 0.95))

cUK_28_tbats <- tbats(cUK_28)
cUK_28_tbats_pred <-forecast(cUK_28_tbats, h=30, level=c(0.8, 0.95))


cUK_28_ARIMA <- auto.arima(cUK_28,seasonal=FALSE)
cUK_28_ARIMA_pred <- forecast(cUK_28_ARIMA,30)


#par(mfrow=c(3,2)) # This command sets the plot window to show 1 row of 4 plots
#plot(cUK_28_AAN_pred, xlab="Year", ylab="Acummulated deaths", ylim=c(0,100000))
#lines(cUK_F, col="red")
#plot(cUK_28_MMN_pred, xlab="Year", ylab="Acummulated deaths", ylim=c(0,100000))
#lines(cUK_F, col="red")
#plot(cUK_28_AAND_pred, xlab="Year", ylab="Acummulated deaths", ylim=c(0,100000))
#lines(cUK_F, col="red")
#plot(cUK_28_MMND_pred, xlab="Year", ylab="Acummulated deaths", ylim=c(0,100000))
#lines(cUK_F, col="red")
#plot(cUK_28_tbats_pred, xlab="Year", ylab="Predicted Electric Rate", ylim=c(0,100000))
#lines(cUK_F, col="red")
#plot(cUK_28_ARIMA_pred, ylim=c(0,100000))
#lines(cUK_F, col="red")

###
### Comparing models -- Time series Cross Validation (Rolling Horizon Holdout)
###

f_AANF  <- function(y, h) forecast(ets(y, model="AAN"), h = h)
errors_AANF <- tsCV(cUK_28, f_AANF, h=1, window=10)

f_MMNF<- function(y, h) forecast(ets(y, model="MMN"), h = h)
errors_MMNF <- tsCV(cUK_28, f_MMNF, h=1, window=10)

f_AAND  <- function(y, h) forecast(ets(y, model="AAN", damped=TRUE), h = h)
errors_AAND <- tsCV(cUK_28, f_AAND, h=1, window=10)

f_MMND  <- function(y, h) forecast(ets(y, model="MMN", damped=TRUE), h = h)
errors_MMND <- tsCV(cUK_28, f_MMND, h=1, window=10)

f_TBATS  <- function(y, h) forecast(tbats(y), h = h)
errors_TBATS <- tsCV(cUK_28, f_TBATS, h=1, window=10)

f_ARIMA  <- function(y, h) forecast(auto.arima(y), h = h)
errors_ARIMA <- tsCV(cUK_28, f_ARIMA, h=1, window=10)


#par(mfrow=c(1,1)) 
#plot(errors_AANF, ylab='tsCV errors')
#abline(0,0)
#lines(errors_MMNF, col="red")
#lines(errors_AAND, col="green")
#lines(errors_MMND, col="blue")
#lines(errors_TBATS, col="grey")
#lines(errors_ARIMA, col="orange")
#legend("left", legend=c("CV_error_AANF", "CV_error_MMNF","CV_error_AAND","CV_error_MMND", "CV_error_TBATS", "CV_error_ARIMA"), col=c("black", "red", "green", "blue", "grey", "orange"), lty=1:4)

#mean(abs(errors_AANF/cUK_28), na.rm=TRUE)*100
#mean(abs(errors_MMNF/cUK_28), na.rm=TRUE)*100
#mean(abs(errors_AAND/cUK_28), na.rm=TRUE)*100
#mean(abs(errors_MMND/cUK_28), na.rm=TRUE)*100
#mean(abs(errors_TBATS/cUK_28), na.rm=TRUE)*100
#mean(abs(errors_ARIMA/cUK_28), na.rm=TRUE)*100

## ---- chunk 35


# Print the mean and confidence intervals for the MMZ model
# cUK_28_ARIMA_pred

# Export the results out
write.csv(cUK_28_ARIMA_pred, file = "UK no lockdown+28d (MMND) .csv") # export the selected model's predictions into a CSV file

plot(cUK_28_ARIMA_pred, xlab="Year", ylab="UK Acummulated deaths", ylim=c(0,250000))
lines(cUK_F, col="red")
abline(v=2020+69/365, col="green")
legend("left", legend=c("Best fitted model","Real death toll", "Start of Lockdown"), col=c("blue", "red","green"), lty=1)
